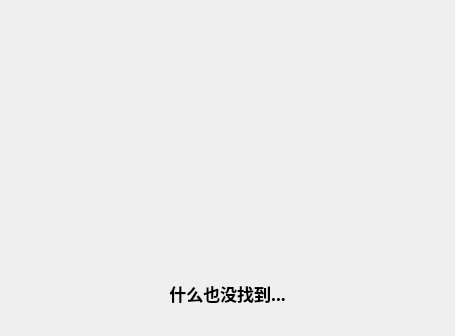
<?xml version="1.0" encoding="UTF-8"?>
<ui version="4.0">
 <class>errorWidget</class>
 <widget class="QWidget" name="errorWidget">
  <property name="geometry">
   <rect>
    <x>0</x>
    <y>0</y>
    <width>455</width>
    <height>336</height>
   </rect>
  </property>
  <property name="sizePolicy">
   <sizepolicy hsizetype="Fixed" vsizetype="Fixed">
    <horstretch>0</horstretch>
    <verstretch>0</verstretch>
   </sizepolicy>
  </property>
  <property name="minimumSize">
   <size>
    <width>455</width>
    <height>336</height>
   </size>
  </property>
  <property name="maximumSize">
   <size>
    <width>455</width>
    <height>336</height>
   </size>
  </property>
  <property name="font">
   <font>
    <family>Microsoft Tai Le</family>
   </font>
  </property>
  <property name="windowTitle">
   <string>Error</string>
  </property>
  <widget class="QWidget" name="">
   <property name="geometry">
    <rect>
     <x>0</x>
     <y>0</y>
     <width>459</width>
     <height>409</height>
    </rect>
   </property>
   <layout class="QVBoxLayout" name="verticalLayout">
    <item>
     <spacer name="verticalSpacer_3">
      <property name="orientation">
       <enum>Qt::Vertical</enum>
      </property>
      <property name="sizeType">
       <enum>QSizePolicy::Fixed</enum>
      </property>
      <property name="sizeHint" stdset="0">
       <size>
        <width>20</width>
        <height>10</height>
       </size>
      </property>
     </spacer>
    </item>
    <item>
     <layout class="QHBoxLayout" name="horizontalLayout">
      <item>
       <spacer name="horizontalSpacer_2">
        <property name="orientation">
         <enum>Qt::Horizontal</enum>
        </property>
        <property name="sizeHint" stdset="0">
         <size>
          <width>13</width>
          <height>20</height>
         </size>
        </property>
       </spacer>
      </item>
      <item>
       <widget class="QLabel" name="pixLabel">
        <property name="sizePolicy">
         <sizepolicy hsizetype="Fixed" vsizetype="Fixed">
          <horstretch>0</horstretch>
          <verstretch>0</verstretch>
         </sizepolicy>
        </property>
        <property name="minimumSize">
         <size>
          <width>413</width>
          <height>245</height>
         </size>
        </property>
        <property name="maximumSize">
         <size>
          <width>413</width>
          <height>245</height>
         </size>
        </property>
        <property name="text">
         <string/>
        </property>
       </widget>
      </item>
      <item>
       <spacer name="horizontalSpacer">
        <property name="orientation">
         <enum>Qt::Horizontal</enum>
        </property>
        <property name="sizeHint" stdset="0">
         <size>
          <width>17</width>
          <height>20</height>
         </size>
        </property>
       </spacer>
      </item>
     </layout>
    </item>
    <item>
     <spacer name="verticalSpacer">
      <property name="orientation">
       <enum>Qt::Vertical</enum>
      </property>
      <property name="sizeType">
       <enum>QSizePolicy::Fixed</enum>
      </property>
      <property name="sizeHint" stdset="0">
       <size>
        <width>20</width>
        <height>20</height>
       </size>
      </property>
     </spacer>
    </item>
    <item>
     <widget class="QLabel" name="textLabel">
      <property name="sizePolicy">
       <sizepolicy hsizetype="Fixed" vsizetype="Fixed">
        <horstretch>0</horstretch>
        <verstretch>0</verstretch>
       </sizepolicy>
      </property>
      <property name="minimumSize">
       <size>
        <width>455</width>
        <height>25</height>
       </size>
      </property>
      <property name="font">
       <font>
        <family>Microsoft YaHei</family>
        <pointsize>13</pointsize>
        <weight>75</weight>
        <bold>true</bold>
       </font>
      </property>
      <property name="text">
       <string>什么也没找到...</string>
      </property>
      <property name="alignment">
       <set>Qt::AlignCenter</set>
      </property>
     </widget>
    </item>
    <item>
     <spacer name="verticalSpacer_2">
      <property name="orientation">
       <enum>Qt::Vertical</enum>
      </property>
      <property name="sizeHint" stdset="0">
       <size>
        <width>20</width>
        <height>48</height>
       </size>
      </property>
     </spacer>
    </item>
   </layout>
  </widget>
 </widget>
 <resources/>
 <connections/>
</ui>
